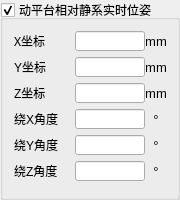
   <widget class="QGroupBox" name="realTimePose">
    <property name="geometry">
     <rect>
      <x>20</x>
      <y>290</y>
      <width>180</width>
      <height>200</height>
     </rect>
    </property>
    <property name="minimumSize">
     <size>
      <width>180</width>
      <height>200</height>
     </size>
    </property>
    <property name="maximumSize">
     <size>
      <width>180</width>
      <height>200</height>
     </size>
    </property>
    <property name="title">
     <string>动平台相对静系实时位姿</string>
    </property>
    <property name="checkable">
     <bool>true</bool>
    </property>
    <layout class="QGridLayout" name="gridLayout">
     <item row="0" column="0">
      <widget class="QLabel" name="label_11">
       <property name="minimumSize">
        <size>
         <width>55</width>
         <height>20</height>
        </size>
       </property>
       <property name="maximumSize">
        <size>
         <width>55</width>
         <height>20</height>
        </size>
       </property>
       <property name="font">
        <font>
         <family>Adobe Devanagari</family>
         <pointsize>9</pointsize>
        </font>
       </property>
       <property name="text">
        <string>X坐标</string>
       </property>
      </widget>
     </item>
     <item row="0" column="1">
      <widget class="QLineEdit" name="led_realTimeX">
       <property name="minimumSize">
        <size>
         <width>70</width>
         <height>20</height>
        </size>
       </property>
       <property name="maximumSize">
        <size>
         <width>70</width>
         <height>20</height>
        </size>
       </property>
       <property name="layoutDirection">
        <enum>Qt::LeftToRight</enum>
       </property>
       <property name="text">
        <string/>
       </property>
       <property name="readOnly">
        <bool>true</bool>
       </property>
      </widget>
     </item>
     <item row="0" column="2">
      <widget class="QLabel" name="lab_mm1">
       <property name="minimumSize">
        <size>
         <width>20</width>
         <height>20</height>
        </size>
       </property>
       <property name="maximumSize">
        <size>
         <width>20</width>
         <height>20</height>
        </size>
       </property>
       <property name="font">
        <font>
         <pointsize>10</pointsize>
        </font>
       </property>
       <property name="text">
        <string>mm</string>
       </property>
       <property name="alignment">
        <set>Qt::AlignCenter</set>
       </property>
      </widget>
     </item>
     <item row="1" column="0">
      <widget class="QLabel" name="label_12">
       <property name="minimumSize">
        <size>
         <width>55</width>
         <height>20</height>
        </size>
       </property>
       <property name="maximumSize">
        <size>
         <width>55</width>
         <height>20</height>
        </size>
       </property>
       <property name="text">
        <string>Y坐标</string>
       </property>
      </widget>
     </item>
     <item row="1" column="1">
      <widget class="QLineEdit" name="led_realTimeY">
       <property name="minimumSize">
        <size>
         <width>70</width>
         <height>20</height>
        </size>
       </property>
       <property name="maximumSize">
        <size>
         <width>70</width>
         <height>20</height>
        </size>
       </property>
       <property name="layoutDirection">
        <enum>Qt::LeftToRight</enum>
       </property>
       <property name="text">
        <string/>
       </property>
       <property name="readOnly">
        <bool>true</bool>
       </property>
      </widget>
     </item>
     <item row="1" column="2">
      <widget class="QLabel" name="lab_mm2">
       <property name="minimumSize">
        <size>
         <width>20</width>
         <height>20</height>
        </size>
       </property>
       <property name="maximumSize">
        <size>
         <width>20</width>
         <height>20</height>
        </size>
       </property>
       <property name="font">
        <font>
         <pointsize>10</pointsize>
        </font>
       </property>
       <property name="text">
        <string>mm</string>
       </property>
       <property name="alignment">
        <set>Qt::AlignCenter</set>
       </property>
      </widget>
     </item>
     <item row="2" column="0">
      <widget class="QLabel" name="label_10">
       <property name="minimumSize">
        <size>
         <width>55</width>
         <height>20</height>
        </size>
       </property>
       <property name="maximumSize">
        <size>
         <width>55</width>
         <height>20</height>
        </size>
       </property>
       <property name="text">
        <string>Z坐标</string>
       </property>
      </widget>
     </item>
     <item row="2" column="1">
      <widget class="QLineEdit" name="led_realTimeZ">
       <property name="minimumSize">
        <size>
         <width>70</width>
         <height>20</height>
        </size>
       </property>
       <property name="maximumSize">
        <size>
         <width>70</width>
         <height>20</height>
        </size>
       </property>
       <property name="layoutDirection">
        <enum>Qt::LeftToRight</enum>
       </property>
       <property name="text">
        <string/>
       </property>
       <property name="readOnly">
        <bool>true</bool>
       </property>
      </widget>
     </item>
     <item row="2" column="2">
      <widget class="QLabel" name="lab_mm3">
       <property name="minimumSize">
        <size>
         <width>20</width>
         <height>20</height>
        </size>
       </property>
       <property name="maximumSize">
        <size>
         <width>20</width>
         <height>20</height>
        </size>
       </property>
       <property name="font">
        <font>
         <pointsize>10</pointsize>
        </font>
       </property>
       <property name="text">
        <string>mm</string>
       </property>
       <property name="alignment">
        <set>Qt::AlignCenter</set>
       </property>
      </widget>
     </item>
     <item row="3" column="0">
      <widget class="QLabel" name="label_13">
       <property name="minimumSize">
        <size>
         <width>55</width>
         <height>20</height>
        </size>
       </property>
       <property name="maximumSize">
        <size>
         <width>55</width>
         <height>20</height>
        </size>
       </property>
       <property name="text">
        <string>绕X角度</string>
       </property>
      </widget>
     </item>
     <item row="3" column="1">
      <widget class="QLineEdit" name="led_realTimeRdeg">
       <property name="minimumSize">
        <size>
         <width>70</width>
         <height>20</height>
        </size>
       </property>
       <property name="maximumSize">
        <size>
         <width>70</width>
         <height>20</height>
        </size>
       </property>
       <property name="layoutDirection">
        <enum>Qt::LeftToRight</enum>
       </property>
       <property name="text">
        <string/>
       </property>
       <property name="readOnly">
        <bool>true</bool>
       </property>
      </widget>
     </item>
     <item row="3" column="2">
      <widget class="QLabel" name="lab_deg1">
       <property name="minimumSize">
        <size>
         <width>20</width>
         <height>20</height>
        </size>
       </property>
       <property name="maximumSize">
        <size>
         <width>20</width>
         <height>20</height>
        </size>
       </property>
       <property name="font">
        <font>
         <pointsize>10</pointsize>
        </font>
       </property>
       <property name="text">
        <string>°</string>
       </property>
       <property name="alignment">
        <set>Qt::AlignCenter</set>
       </property>
      </widget>
     </item>
     <item row="4" column="0">
      <widget class="QLabel" name="label_14">
       <property name="minimumSize">
        <size>
         <width>55</width>
         <height>20</height>
        </size>
       </property>
       <property name="maximumSize">
        <size>
         <width>55</width>
         <height>20</height>
        </size>
       </property>
       <property name="text">
        <string>绕Y角度</string>
       </property>
      </widget>
     </item>
     <item row="4" column="1">
      <widget class="QLineEdit" name="led_realTimePdeg">
       <property name="minimumSize">
        <size>
         <width>70</width>
         <height>20</height>
        </size>
       </property>
       <property name="maximumSize">
        <size>
         <width>70</width>
         <height>20</height>
        </size>
       </property>
       <property name="layoutDirection">
        <enum>Qt::LeftToRight</enum>
       </property>
       <property name="text">
        <string/>
       </property>
       <property name="readOnly">
        <bool>true</bool>
       </property>
      </widget>
     </item>
     <item row="4" column="2">
      <widget class="QLabel" name="lab_deg2">
       <property name="minimumSize">
        <size>
         <width>20</width>
         <height>20</height>
        </size>
       </property>
       <property name="maximumSize">
        <size>
         <width>20</width>
         <height>20</height>
        </size>
       </property>
       <property name="font">
        <font>
         <pointsize>10</pointsize>
        </font>
       </property>
       <property name="text">
        <string>°</string>
       </property>
       <property name="alignment">
        <set>Qt::AlignCenter</set>
       </property>
      </widget>
     </item>
     <item row="5" column="0">
      <widget class="QLabel" name="label_15">
       <property name="minimumSize">
        <size>
         <width>55</width>
         <height>20</height>
        </size>
       </property>
       <property name="maximumSize">
        <size>
         <width>55</width>
         <height>20</height>
        </size>
       </property>
       <property name="text">
        <string>绕Z角度</string>
       </property>
      </widget>
     </item>
     <item row="5" column="1">
      <widget class="QLineEdit" name="led_realTimeYdeg">
       <property name="minimumSize">
        <size>
         <width>70</width>
         <height>20</height>
        </size>
       </property>
       <property name="maximumSize">
        <size>
         <width>70</width>
         <height>20</height>
        </size>
       </property>
       <property name="layoutDirection">
        <enum>Qt::LeftToRight</enum>
       </property>
       <property name="text">
        <string/>
       </property>
       <property name="readOnly">
        <bool>true</bool>
       </property>
      </widget>
     </item>
     <item row="5" column="2">
      <widget class="QLabel" name="lab_deg3">
       <property name="minimumSize">
        <size>
         <width>20</width>
         <height>20</height>
        </size>
       </property>
       <property name="maximumSize">
        <size>
         <width>20</width>
         <height>20</height>
        </size>
       </property>
       <property name="font">
        <font>
         <pointsize>10</pointsize>
        </font>
       </property>
       <property name="text">
        <string>°</string>
       </property>
       <property name="alignment">
        <set>Qt::AlignCenter</set>
       </property>
      </widget>
     </item>
    </layout>
   </widget>
